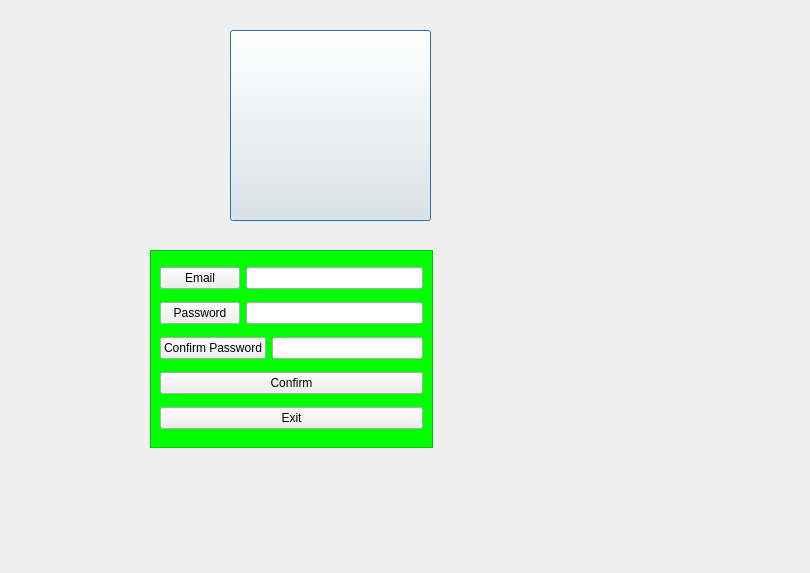
<?xml version="1.0" encoding="UTF-8"?>
<ui version="4.0">
 <class>Dialog</class>
 <widget class="QDialog" name="Dialog">
  <property name="geometry">
   <rect>
    <x>0</x>
    <y>0</y>
    <width>810</width>
    <height>573</height>
   </rect>
  </property>
  <property name="windowTitle">
   <string>Dialog</string>
  </property>
  <widget class="QPushButton" name="pushButton">
   <property name="geometry">
    <rect>
     <x>230</x>
     <y>30</y>
     <width>201</width>
     <height>191</height>
    </rect>
   </property>
   <property name="styleSheet">
    <string notr="true">QPushButton
{
	background-image: url(&quot;C:/Users/mohit/OneDrive/Desktop/qt/signup.png&quot;);
}</string>
   </property>
   <property name="text">
    <string/>
   </property>
  </widget>
  <widget class="QFrame" name="frame">
   <property name="geometry">
    <rect>
     <x>150</x>
     <y>250</y>
     <width>283</width>
     <height>198</height>
    </rect>
   </property>
   <property name="styleSheet">
    <string notr="true">QFrame
{
background:#00ff00;
}</string>
   </property>
   <property name="frameShape">
    <enum>QFrame::StyledPanel</enum>
   </property>
   <property name="frameShadow">
    <enum>QFrame::Raised</enum>
   </property>
   <layout class="QVBoxLayout" name="verticalLayout">
    <item>
     <layout class="QHBoxLayout" name="horizontalLayout">
      <item>
       <widget class="QPushButton" name="pushButton_2">
        <property name="text">
         <string>Email</string>
        </property>
       </widget>
      </item>
      <item>
       <widget class="QLineEdit" name="lineEdit"/>
      </item>
     </layout>
    </item>
    <item>
     <layout class="QHBoxLayout" name="horizontalLayout_2">
      <item>
       <widget class="QPushButton" name="pushButton_3">
        <property name="text">
         <string>Password</string>
        </property>
       </widget>
      </item>
      <item>
       <widget class="QLineEdit" name="lineEdit_2">
        <property name="echoMode">
         <enum>QLineEdit::Password</enum>
        </property>
       </widget>
      </item>
     </layout>
    </item>
    <item>
     <layout class="QHBoxLayout" name="horizontalLayout_3">
      <item>
       <widget class="QPushButton" name="pushButton_4">
        <property name="text">
         <string>Confirm Password</string>
        </property>
       </widget>
      </item>
      <item>
       <widget class="QLineEdit" name="lineEdit_3">
        <property name="echoMode">
         <enum>QLineEdit::Password</enum>
        </property>
       </widget>
      </item>
     </layout>
    </item>
    <item>
     <widget class="QPushButton" name="confirm_button">
      <property name="text">
       <string>Confirm</string>
      </property>
     </widget>
    </item>
    <item>
     <widget class="QPushButton" name="exit_Button">
      <property name="text">
       <string>Exit</string>
      </property>
     </widget>
    </item>
   </layout>
  </widget>
 </widget>
 <resources/>
 <connections/>
</ui>
